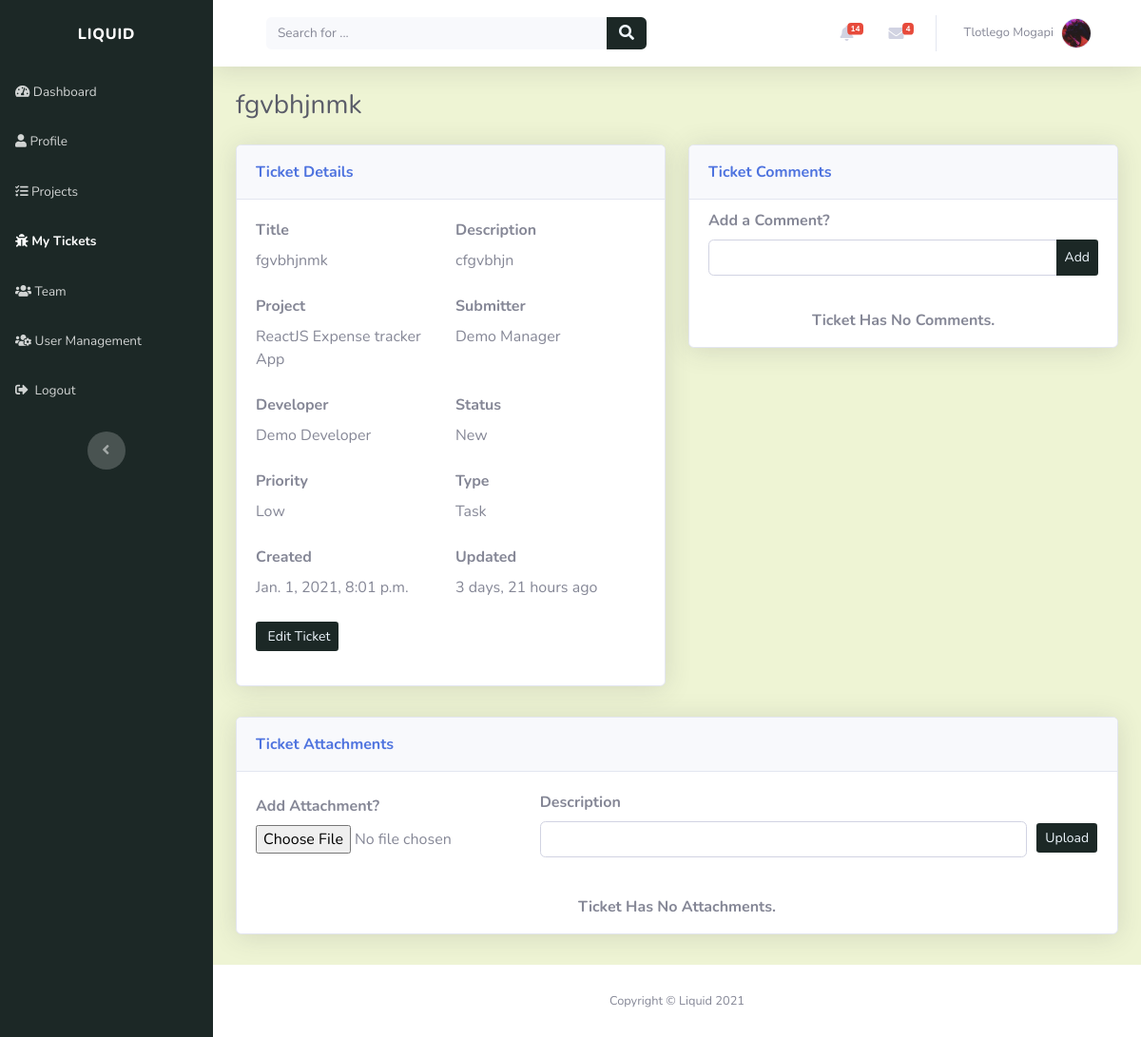
The app's page /tickets/fgvbhjnmk-vw3mhllr/ (signed in) with its own data.
### account/models.py (models this page shows, shortened)
class Profile(models.Model):
    user = models.OneToOneField(settings.AUTH_USER_MODEL, on_delete=models.CASCADE, unique=True)
    profile_picture = models.ImageField(default='profile_images/default.jpg', upload_to='profile_images', blank=True)
    website = models.URLField(blank=True)
    first_name = models.CharField(max_length=30, blank=True)
    last_name = models.CharField(max_length=30, blank=True)
    address = models.CharField(max_length=50, blank=True)
    city = models.CharField(max_length=50, blank=True)
    country = models.CharField(max_length=50, blank=True)
    slug = models.SlugField(unique=True, blank=True)

### tickets/models.py (models this page shows)
class Ticket(models.Model):
    TICKET_PRIORITY = (
        ('LOW', 'Low'),
        ('MEDIUM', 'Medium'),
        ('HIGH', 'High'),
    )
    TICKET_STATUS = (
        ('NEW', 'New'),
        ('IN_PROGRESS', 'In Progress'),
        ('RESOLVED', 'Resolved'),
    )
    TICKET_TYPE = (
        ('TASK', 'Task'),
        ('BUG', 'Bug'),
        ('CHANGE', 'Change'),
        ('FEATURE', 'Feature request')
    )
    title = models.CharField(max_length=50)
    description = models.CharField(max_length=200)
    created_by = models.ForeignKey(Profile, on_delete=models.CASCADE)
    project = models.ForeignKey(Project, related_name="tickets", on_delete=models.CASCADE)
    created_on = models.DateTimeField(verbose_name="created_on", auto_now_add=True)
    updated = models.DateTimeField(verbose_name="date updated", auto_now=True)
    priority = models.CharField(max_length=12, choices=TICKET_PRIORITY, default='LOW')
    status = models.CharField(max_length=12, choices=TICKET_STATUS, default='NEW')
    class_type = models.CharField(max_length=12, choices=TICKET_TYPE, default='TASK')
    slug = models.SlugField(unique=True, blank=True)
    def __str__(self):
        return self.title

### projects/models.py (models this page shows)
class Project(models.Model):
    name = models.CharField(max_length=50, unique=True)
    description = models.CharField(max_length=200)
    created_on = models.DateTimeField(verbose_name="date created", auto_now_add=True)
    created_by = models.ForeignKey(Profile, on_delete=models.CASCADE)
    slug = models.SlugField(unique=True, blank=True)
    def __str__(self):
        return self.name

### tickets/views.py (the view)
# urls.py: path('<slug:slug>/', views.ticket_detail_view, name="view_ticket"),
@login_required(login_url='login_page')
def ticket_detail_view(request, slug):
    context = {}
    ticket = get_object_or_404(Ticket, slug=slug)
    user = request.user
    user_profile = get_object_or_404(Profile, user=user)
    if request.method == "POST":
        form = TicketCommentForm(request.POST)
        if form.is_valid():
            comment_body = form.cleaned_data['comment']
            ticket_comment = TicketComment.objects.create(user=user_profile, body_message=comment_body, ticket=ticket)
            return redirect('view_ticket', slug=slug)
    else:
        context['ticket'] = ticket
        context['ticket_attachments'] = TicketAttachment.objects.filter(ticket=ticket).order_by('-created_on')
        comments = TicketComment.objects.filter(ticket=ticket).order_by('-created_on')
        page = request.GET.get('page', 1)
        comments_paginator = Paginator(comments, COMMENTS_PER_PAGE)
        try:
            comments = comments_paginator.page(page)
        except PageNotAnInteger:
            comments = comments_paginator.page(COMMENTS_PER_PAGE)
        except EmptyPage:
            comments = comments_paginator.page(comments_paginator.num_pages)
        context['ticket_comments'] = comments
        context['ticket_developer'] = get_object_or_404(TicketAssignee, ticket=ticket).user
        context['submitter'] = ticket.created_by
        context['manager'] = ProjectRole.objects.filter(project=ticket.project).filter(user_role="Project Manager").first().user
        context['form'] = TicketCommentForm()
        context['attachment_form'] = TicketAttachmentForm()
    return render(request, "tickets/ticket_detail.html", context)

### tickets/forms.py
class TicketCommentForm(forms.Form):
    comment = forms.CharField(max_length=150, widget=forms.TextInput(attrs={'class': 'form-control', 'name': "comment"}))

class TicketAttachmentForm(forms.Form):
    attachment = forms.FileField(widget=forms.FileInput(attrs={'style': "border-color: rgb(28, 40, 38)"}))
    note = forms.CharField(max_length=100, widget=forms.TextInput(attrs={'class': 'form-control', 'name': "address"}), required=False)

### index/custom_processors.py (called while the page is built)
def profile_processor(request):
    if request.user.is_authenticated:
        user = request.user
        user_profile = get_object_or_404(Profile, user=user)
        user_messages = DirectMessage.objects.filter(receiver=user_profile).filter(status='UNREAD').order_by('-created_on')[:5]
        user_alerts = Alert.objects.filter(user=user_profile).filter(status='UNREAD').order_by('-created_on')[:5]
        return {'profile': user_profile, 'direct_messages': user_messages, 'alerts': user_alerts}
    else:
        return{}

### tickets/templates/tickets/ticket_detail.html (shortened to what this page needs)
{% extends "index/header.html" %}
{% block content %}
<div class="d-sm-flex justify-content-between align-items-center mb-4">
	<h3 class="text-dark mb-0">{{ticket}}</h3>
</div>
<div class="row mb-3">
	<div class="col-lg-6">
		<div class="row">
			<div class="col">
				<div class="card shadow mb-3">
					<div class="card-header py-3">
						<p class="text-primary m-0 font-weight-bold" style="color: rgb(28, 40, 38)">
							Ticket Details
						</p>
					</div>
					<div class="card-body">
						<div class="form-row">
							<div class="col-lg-6">
								<div class="form-group">
									<label for="username"><strong>Title</strong></label>
									<p class="mb-4">{{ ticket.title }}</p>
								</div>
							</div>
							<div class="col-lg-6">
								<div class="form-group">
									<label for="username"><strong>Description</strong></label>
									<p class="mb-4">{{ ticket.description}}</p>
								</div>
							</div>
						</div>
						<div class="form-row">
							<div class="col-lg-6">
								<div class="form-group">
									<label for="username"><strong>Project</strong></label>
									<p class="mb-4">{{ ticket.project }}</p>
								</div>
							</div>
							<div class="col-lg-6">
								<div class="form-group">
									<label for="username"><strong>Submitter</strong></label>
									<p class="mb-4">
										{{ ticket.created_by.first_name }} {{ ticket.created_by.last_name }}
									</p>
								</div>
							</div>
						</div>
						<div class="form-row">
							<div class="col-lg-6">
								<div class="form-group">
									<label for="first_name"><strong>Developer</strong></label>
									{% with user=ticket.ticketassignee_set.all.first.user %}
									<p class="mb-4">{{ user.first_name }} {{user.last_name}}</p>
									{% endwith %}
								</div>
							</div>
							<div class="col-lg-6">
								<div class="form-group">
									<label for="first_name"><strong>Status</strong></label>
									<p class="mb-4">{{ ticket.status|title }}</p>
								</div>
							</div>
						</div>
						<div class="form-row">
							<div class="col-lg-6">
								<div class="form-group">
									<label for="first_name"><strong>Priority</strong></label>
									<p class="mb-4">{{ ticket.priority|title }}</p>
								</div>
							</div>
							<div class="col-lg-6">
								<div class="form-group">
									<label for="first_name"><strong>Type</strong></label>
									<p class="mb-4">{{ ticket.class_type|title }}</p>
								</div>
							</div>
						</div>
						<div class="form-row">
							<div class="col-lg-6">
								<div class="form-group">
									<label for="first_name"><strong>Created</strong></label>
									<p class="mb-4">{{ ticket.created_on }}</p>
								</div>
							</div>
							<div class="col-lg-6">
								<div class="form-group">
									<label for="first_name"><strong>Updated</strong></label>
									<p class="mb-4">{{ ticket.updated|timesince }} ago</p>
								</div>
							</div>
						</div>
						{% if profile == ticket_developer or profile == submitter or profile == manager or request.user.is_admin %}
						<div class="form-group">
							<a
								class="btn btn-sm d-none d-sm-inline-block"
								role="button"
								href="{% url 'edit_ticket' ticket.slug %}"
								style="background: rgb(28, 40, 38); color: aliceblue;"
								>&nbsp;Edit Ticket</a
							>
						</div>
						{% endif %}
					</div>
				</div>
			</div>
		</div>
	</div>
	<div class="col-lg-6">
		<div class="row">
			<div class="col">
				<div class="card shadow mb-3">
					<div class="card-header py-3">
						<p class="text-primary m-0 font-weight-bold" style="color: rgb(28, 40, 38)">
							Ticket Comments
						</p>
					</div>
					<div class="form-row">
						<div class="col">
							<div
								class="form-group"
								style="margin-left: 20px; margin-right: 20px; margin-bottom: 15px; margin-top: 10px"
							>
								<label for="username"><strong>Add a Comment?</strong></label>
								<div>
									<form method="POST" action="{% url 'view_ticket' ticket.slug %}">
										<div class="input-group">
											{{ form.comment }}
											<div class="input-group-append">
												<button
													class="btn btn-sm"
													type="submit"
													style="background: rgb(28, 40, 38); color: aliceblue;"
												>
													Add
												</button>
											</div>
										</div>
									</form>
								</div>
							</div>
						</div>
					</div>
					{% if ticket_comments %}
					<div
						class="table-responsive table mt-0"
						id="dataTable"
						role="grid"
						aria-describedby="dataTable_info"
					>
						<table class="table my-0" id="dataTable" aria-describedby="ticket_comments">
							<thead>
								<tr>
									<th scope="col">User</th>
									<th scope="col">Comment</th>
									<th scope="col">Added</th>
								</tr>
							</thead>
							<tbody>
								{% for comment in ticket_comments %}
								<tr style="white-space: nowrap">
									<td>{{comment.user.first_name}} {{comment.user.last_name}}</td>
									<td>{{ comment }}</td>
									<td>{{ comment.created_on|timesince}} ago</td>
								</tr>
								{%endfor%}
							</tbody>
						</table>
					</div>
					<div style="margin-left: 20px; margin-right: 20px">
						{% include 'tickets/snippets/comments_pagination.html' with comments=ticket_comments %}
					</div>
					{% else %}
					<div style="padding-top: 20px" class="text-center">
						<p><strong>Ticket Has No Comments.</strong></p>
					</div>
					{% endif %}
				</div>
			</div>
		</div>
	</div>
</div>
<div class="row mb-3">
	<div class="col-lg-12">
		<div class="row">
			<div class="col">
				<div class="card shadow mb-3">
					<div class="card-header py-3">
						<p class="text-primary m-0 font-weight-bold" style="color: rgb(28, 40, 38)">
							Ticket Attachments
						</p>
					</div>
					<div class="form-group" style="margin-left: 20px; margin-right: 20px; margin-bottom: 20px">
						<div>
							<form
								method="POST"
								action="{% url 'add_attachment' ticket.slug %}"
								enctype="multipart/form-data"
							>
								<div class="form-row align-items-center" style="margin-top: 20px">
									<div class="col-lg-4">
										<div>
											<label for="username"><strong>Add Attachment?</strong></label>
										</div>
										<div class="text-truncate d-flex">{{ attachment_form.attachment }}</div>
									</div>
									<div class="col-lg-7">
										<label for="username"><strong>Description</strong></label>
										{{attachment_form.note}}
									</div>
									<div class="col-lg-1" style="margin-top: 30px">
										<button
											class="btn btn-sm"
											type="submit"
											style="background: rgb(28, 40, 38); color: aliceblue;"
										>
											Upload
										</button>
									</div>
								</div>
							</form>
						</div>
					</div>
					{% if ticket_attachments %}
					<div
						class="table-responsive table mt-0"
						id="dataTable"
						role="grid"
						aria-describedby="dataTable_info"
					>
						<table class="table my-0" id="dataTable" aria-describedby="ticket_attachments">
							<thead>
								<tr>
									<th scope="col">Uploader</th>
									<th scope="col">Added On</th>
									<th scope="col">Note</th>
									<th scope="col">File</th>
									<th scope="col">Size</th>
									<th scope="col">Action</th>
								</tr>
							</thead>
							<tbody>
								{% for attachment in ticket_attachments %}
								<tr style="white-space: nowrap">
									<td>{{attachment.user.first_name}} {{attachment.user.last_name}}</td>
									<td>{{ attachment.created_on|date:"SHORT_DATE_FORMAT" }}</td>
									<td>{{ attachment.note|truncatechars:40 }}</td>
									<td>{{ attachment.filename|truncatechars:20 }}</td>
									<td>{{ attachment.attachment.size|filesizeformat }}</td>
									<td>{% include 'tickets/snippets/ticket_attachement_action.html' %}</td>
								</tr>
								{%endfor%}
							</tbody>
						</table>
					</div>
					{% else %}
					<div style="padding-top: 20px" class="text-center">
						<p><strong>Ticket Has No Attachments.</strong></p>
					</div>
					{% endif %}
				</div>
			</div>
		</div>
	</div>
</div>
{% endblock %}

### index/templates/index/snippets/navbar.html (shortened to what this page needs)
<nav
	class="navbar navbar-light navbar-expand bg-white shadow mb-4 topbar static-top"
	style="background: rgb(238, 244, 212)"
>
	<div class="container-fluid">
		<div class="container-fluid">
			<form
				method="GET"
				action="{% url 'index_page' %}"
				target="_self"
				class="form-inline d-none d-sm-inline-block mr-auto ml-md-3 my-2 my-md-0 mw-100 navbar-search"
			>
				<div class="input-group">
					<input
						class="bg-light form-control border-0 small"
						type="search"
						placeholder="Search for ..."
						value="{{query}}"
						name="q"
						required
					/>
					<div class="input-group-append">
						<button class="btn py-0" type="submit" style="background: rgb(28, 40, 38); color: aliceblue;">
							<em class="fas fa-search"></em>
						</button>
					</div>
				</div>
			</form>
			<ul class="nav navbar-nav flex-nowrap ml-auto">
				<li class="nav-item dropdown no-arrow mx-1">
					<div class="nav-item dropdown no-arrow">
						<a class="dropdown-toggle nav-link" data-toggle="dropdown" aria-expanded="false" href="#"
							>{% if alerts %}<span class="badge badge-danger badge-counter"
								>{{profile.alert_set.all.count}}</span
							>
							{%endif%}<em class="fas fa-bell fa-fw"></em
						></a>
					</div>
				</li>
				<li class="nav-item dropdown no-arrow mx-1">
					<div class="nav-item dropdown no-arrow">
						<a class="dropdown-toggle nav-link" data-toggle="dropdown" aria-expanded="false" href="#"
							><em class="fas fa-envelope fa-fw"></em>{% if direct_messages %}<span
								class="badge badge-danger badge-counter"
								>{{profile.direct_messages.all.count}}</span
							>{%endif%}</a
						>
					</div>
				</li>
				<li class="nav-item dropdown no-arrow">
					<div class="nav-item dropdown no-arrow">
						<a class="dropdown-toggle nav-link" data-toggle="dropdown" aria-expanded="false" href="#"
							><span class="d-none d-lg-inline mr-2 text-gray-600 small">
								{% if profile.first_name and profile.last_name %} {{profile.first_name}}
								{{profile.last_name}} {% else %} {{user}} {%endif%}
							</span>
							<img
								class="border rounded-circle img-profile"
								src="{{profile.profile_picture.url}}"
								alt="user image"
							/>
						</a>
					</div>
				</li>
			</ul>
		</div>
	</div>
</nav>

### records on screen
Profile: alert_set.all.count "14", direct_messages.all.count "4", first_name "Tlotlego", last_name "Mogapi", profile_picture (picture)
Ticket: title "fgvbhjnmk", description "cfgvbhjn", project "ReactJS Expense tracker App", created_by.first_name "Demo", created_by.last_name "Manager", status "New", priority "Low", class_type "Task", created_on "Jan. 1, 2021, 8:01 p.m.", updated "3 days, 21 hours"
Profile: first_name "Demo", last_name "Developer"
